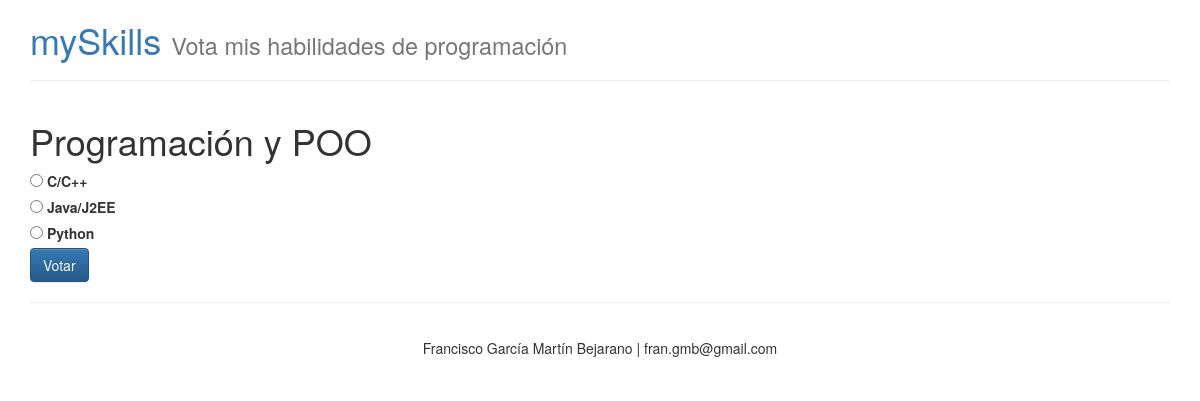
Screenshot of /skills/6/ with the database file from the repository.
### skills/models.py (models this page shows, shortened)
class Skill(models.Model):
	skill_text = models.CharField(max_length=200)
	icon = models.CharField(max_length=50)
	pub_date = models.DateTimeField('date published')

class Choice(models.Model):
	skill = models.ForeignKey(Skill)
	choice_text = models.CharField(max_length=200)
	votes = models.IntegerField(default=0)

### skills/views.py (the view)
# urls.py: url(r'^(?P<skill_id>\d+)/$', views.detail, name='detail'),
def detail(request, skill_id):
	skill = get_object_or_404(Skill, pk=skill_id)
	return render(request, 'detail.html', {'skill':skill})

### skills/context_processor.py (called while the page is built)
def SiteInfo(request):
	return {
		'site_title': settings.SITE_TITLE,
		'site_subtitle': settings.SITE_SUBTITLE,
		'site_credits': settings.SITE_CREDITS,
	}

def LastActivity(request):
	result = {}
	if 'votes' in request.session:
		pks_list = request.session['votes']
		skills = list(Skill.objects.filter(pk__in=pks_list))
		skills.sort(key=lambda t: pks_list.index(t.pk))
		result['last_skills'] = skills
	return result

### skills/templates/detail.html (shortened to what this page needs)
{% extends 'layouts/main.html' %}
{% block content %}
<h1>{{ skill.skill_text }}</h1>
<form action="{% url 'vote' skill.id %}" method="POST">
	{% for choice in skill.choice_set.all %}
		<input type="radio" name="choice" id="choice{{forloop.counter}}" value="{{choice.id}}" />
		<label for="choice{{forloop.counter}}">{{choice.choice_text}}</label><br/>
	{% endfor %}
	<input type="submit" value="Votar" class="btn btn-primary"/>
</form>
{% endblock %}

### rows the page displays
Skill: skill_text "Programación y POO"
Choice: choice_text "C/C++"
Choice: choice_text "Java/J2EE"
Choice: choice_text "Python"

### other values shown
{{ site_title }} "mySkills"
{{ site_subtitle }} "Vota mis habilidades de programación"
{{ site_credits }} "Francisco García Martín Bejarano | fran.gmb@gmail.com"
